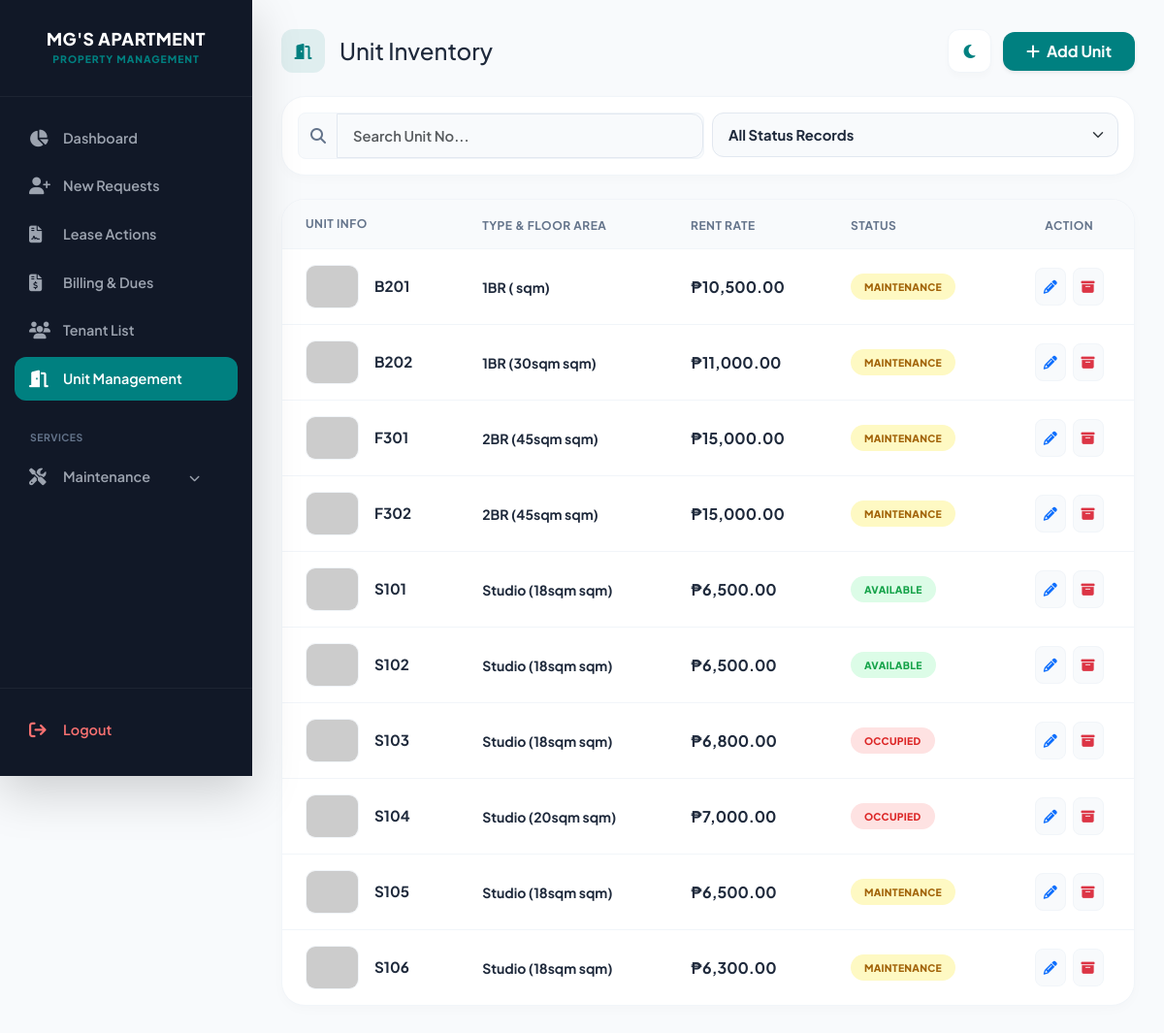
Screenshot of /admin_units.php (signed in) with the database file from the repository.
### tables this page shows
CREATE TABLE `units` (
  `id` int(11) NOT NULL,
  `property_id` int(11) DEFAULT NULL,
  `unit_no` varchar(50) DEFAULT NULL,
  `unit_type` enum('Studio','1BR','2BR','3BR','Commercial') DEFAULT NULL,
  `floor_area` varchar(20) DEFAULT NULL,
  `description` text DEFAULT NULL,
  `monthly_rent` decimal(10,2) DEFAULT NULL,
  `amenities` varchar(255) DEFAULT NULL,
  `status` enum('Available','Occupied','Maintenance') DEFAULT 'Available',
  `unit_image` varchar(255) DEFAULT NULL,
  `image_name` varchar(100) DEFAULT 'default.png'
);

### admin_units.php (the view, shortened to what this page needs)
<?php
include('db.php');
mysqli_set_charset($conn, "utf8mb4");
$current_theme = $_SESSION['theme'];
$res_pend = mysqli_query($conn, "SELECT COUNT(*) as total FROM rent_requests WHERE status = 'Pending'");
$pend_count = mysqli_fetch_assoc($res_pend)['total'] ?? 0;
$search = isset($_GET['search']) ? mysqli_real_escape_string($conn, $_GET['search']) : '';
$query = "SELECT * FROM units WHERE status != 'Archived' AND (unit_no LIKE '%$search%' OR unit_type LIKE '%$search%')";
$query .= " ORDER BY unit_no ASC";
$units = mysqli_query($conn, $query);
?>
<!DOCTYPE html>
<html lang="en" data-theme="<?php echo $current_theme; ?>">
<head>
    <link href="https://cdn.jsdelivr.net/npm/bootstrap@5.3.0/dist/css/bootstrap.min.css" rel="stylesheet">
    <link rel="stylesheet" href="https://cdnjs.cloudflare.com/ajax/libs/font-awesome/6.4.0/css/all.min.css">
</head>
<body>
<div class="sidebar shadow-lg" id="sidebar">
    <div class="sidebar-brand">
        <h5>MG'S APARTMENT</h5>
        <small>Property Management</small>
    </div>
    <div class="sidebar-content" id="sidebarMenu">
        <a href="admin_dashboard.php"><i class="fa fa-chart-pie"></i> Dashboard</a>
        <a href="admin_requests.php"><i class="fa fa-user-plus"></i> New Requests <?php if($pend_count > 0): ?><span class="badge rounded-pill bg-danger ms-auto"><?php echo $pend_count; ?></span><?php endif; ?></a>
        <a href="admin_lease_requests.php"><i class="fa fa-file-contract"></i> Lease Actions </a>
        <a href="billing.php"><i class="fa fa-file-invoice-dollar"></i> Billing &amp; Dues </a>
        <a href="admin_tenants.php"><i class="fa fa-users"></i> Tenant List</a>
        <a href="admin_units.php" class="active"><i class="fa fa-door-open"></i> Unit Management</a>
        <div class="mt-4 mb-2 px-3"><small class="text-muted fw-bold text-uppercase" style="font-size: 0.65rem; letter-spacing: 0.5px;">Services</small></div>
        <a class="nav-link collapsed" data-bs-toggle="collapse" data-bs-target="#collapseServices" style="cursor: pointer;">
            <i class="fa fa-screwdriver-wrench"></i> <span>Maintenance</span> <i class="fa fa-chevron-down ms-auto" style="font-size: 0.7rem;"></i>
        </a>
    </div>
    <div class="logout-link">
        <a href="logout.php"><i class="fa fa-arrow-right-from-bracket"></i> Logout</a>
    </div>
</div>
<div class="main-content">
    <div class="d-flex justify-content-between align-items-center mb-4 flex-wrap gap-3">
        <div class="d-flex align-items-center gap-3">
            <div class="header-title">
                <i class="fa fa-door-open"></i>
                <h3 class="mb-0 fw-800" style="font-size: 1.5rem;">Unit Inventory</h3>
            </div>
        </div>
        <div class="d-flex align-items-center gap-2">
            <button id="theme-toggle" title="Switch Theme" class="me-1">
                <i class="fa <?php echo ($current_theme === 'light') ? 'fa-moon' : 'fa-sun'; ?>"></i>
            </button>
            <button class="btn btn-teal shadow-sm px-4 py-2 fw-bold" style="border-radius:12px;" data-bs-toggle="modal" data-bs-target="#addUnitModal">
                <i class="fa fa-plus me-1"></i> Add Unit
            </button>
        </div>
    </div>
    <div class="filter-panel-box p-3 mb-4">
        <form action="" method="GET" class="row g-2">
            <div class="col-12 col-md-6">
                <div class="input-group rounded-3" style="background: var(--input-bg); border: 1px solid var(--border-color);">
                    <span class="input-group-text bg-transparent border-0"><i class="fa fa-search text-muted"></i></span>
                    <input type="text" name="search" class="form-control bg-transparent border-0 text-main" placeholder="Search Unit No..." value="<?php echo htmlspecialchars($search); ?>" style="box-shadow:none;">
                </div>
            </div>
            <div class="col-12 col-md-6">
                <select name="status_filter" class="form-select text-main fw-bold" onchange="this.form.submit()">
                    <option value="">All Status Records</option>
                </select>
            </div>
        </form>
    </div>
    <div class="desktop-table">
        <table class="table table-hover align-middle mb-0">
            <thead>
                <tr>
                    <th class="ps-4 py-3">Unit Info</th>
                    <th>Type &amp; Floor Area</th>
                    <th>Rent Rate</th>
                    <th>Status</th>
                    <th class="text-center">Action</th>
                </tr>
            </thead>
            <tbody>
                <?php mysqli_data_seek($units, 0); while($row = mysqli_fetch_assoc($units)):
                    $status_cls = ($row['status'] == 'Available') ? 'badge-available' : (($row['status'] == 'Occupied') ? 'badge-occupied' : 'badge-maintenance');
                ?>
                <tr>
                    <td class="ps-4">
                        <div class="d-flex align-items-center">
                            <img src="units/<?php echo $row['image_name']; ?>" class="unit-img-table me-3" onerror="this.src='https://via.placeholder.com/60?text=Unit'">
                            <span class="fw-bold text-main" style="font-size:0.95rem;"><?php echo htmlspecialchars($row['unit_no']); ?></span>
                        </div>
                    </td>
                    <td><small class="fw-bold text-main"><?php echo htmlspecialchars($row['unit_type']); ?> (<?php echo htmlspecialchars($row['floor_area']); ?> sqm)</small></td>
                    <td class="fw-bold text-teal">₱<?php echo number_format($row['monthly_rent'], 2); ?></td>
                    <td><span class="status-pill <?php echo $status_cls; ?>"><?php echo $row['status']; ?></span></td>
                    <td class="text-center">
                        <button class="btn btn-sm btn-light border p-2 me-1" style="border-radius:8px; background:var(--input-bg); border-color:var(--border-color) !important;" data-bs-toggle="modal" data-bs-target="#editModal<?php echo $row['id']; ?>"><i class="fa fa-pencil-alt text-primary"></i></button>
                        <a href="delete_unit.php?id=<?php echo $row['id']; ?>" class="btn btn-sm btn-light border p-2" style="border-radius:8px; background:var(--input-bg); border-color:var(--border-color) !important;" onclick="return confirm('Archive unit configuration?')"><i class="fa fa-archive text-danger"></i></a>
                    </td>
                </tr>
                <?php endwhile; ?>
            </tbody>
        </table>
    </div>
</div>
</body>
</html>

### admin_units.php (style rules this page uses)
:root { --sidebar-bg: #111827; --teal-accent: #008080; --bg: #f8fafc; --card-bg: #ffffff; --text-main: #1e293b; --text-muted: #64748b; --border-color: #f1f5f9; --input-bg: #f8fafc; --input-border: #e2e8f0; }
body { background-color: var(--bg); font-family: 'Plus Jakarta Sans', sans-serif; color: var(--text-main); transition: 0.3s ease; margin: 0; overflow-x: hidden; }
h1, h2, h3, h4, h5, h6, .text-main, .fw-800 { color: var(--text-main) !important; }
.text-muted { color: var(--text-muted) !important; }
.sidebar { height: 100vh; background: var(--sidebar-bg); color: white; position: fixed; width: 260px; display: flex; flex-direction: column; z-index: 1200; transition: transform 0.3s cubic-bezier(0.4, 0, 0.2, 1); top: 0; left: 0; }
.sidebar-brand { padding: 30px 20px; text-align: center; border-bottom: 1px solid rgba(255,255,255,0.05); }
.sidebar-brand h5 { font-weight: 800; letter-spacing: 0.5px; color: white !important; margin: 0; font-size: 1.1rem; text-transform: uppercase; }
.sidebar-brand small { color: var(--teal-accent); font-size: 0.65rem; font-weight: 800; text-transform: uppercase; letter-spacing: 1px; display: block; margin-top: 2px; }
.sidebar-content { flex-grow: 1; padding: 20px 15px; overflow-y: auto; }
.sidebar a { color: #9ca3af; text-decoration: none; padding: 12px 15px; display: flex; align-items: center; transition: 0.2s; font-size: 0.9rem; font-weight: 600; border-radius: 12px; margin-bottom: 4px; }
.sidebar a i { width: 25px; font-size: 1.1rem; margin-right: 10px; }
.sidebar a.active { background: var(--teal-accent) !important; color: white !important; }
.logout-link { padding: 20px 15px; border-top: 1px solid rgba(255,255,255,0.05); }
.logout-link a { color: #f87171 !important; }
.main-content { margin-left: 260px; padding: 30px; min-height: 100vh; transition: margin-left 0.3s cubic-bezier(0.4, 0, 0.2, 1); }
.header-title { color: var(--text-main); font-weight: 800; margin-bottom: 0; display: flex; align-items: center; }
.header-title i { background: rgba(0, 128, 128, 0.1); color: var(--teal-accent); width: 45px; height: 45px; display: flex; align-items: center; justify-content: center; border-radius: 12px; margin-right: 15px; }
#theme-toggle { width: 45px; height: 45px; border-radius: 12px; border: 1px solid var(--border-color); background: var(--card-bg); color: var(--teal-accent); box-shadow: 0 4px 6px rgba(0,0,0,0.02); cursor: pointer; transition: 0.3s; display: flex; align-items: center; justify-content: center; }
.btn-teal { background: var(--teal-accent) !important; color: white !important; border: none; font-weight: 700; border-radius: 12px; transition: 0.25s ease; }
.status-pill { font-size: 0.65rem; font-weight: 800; padding: 6px 14px; border-radius: 20px; text-transform: uppercase; display: inline-block; letter-spacing: 0.3px; }
.badge-available { background: #dcfce7 !important; color: #16a34a !important; }
.badge-occupied { background: #fee2e2 !important; color: #dc2626 !important; }
.badge-maintenance { background: #fef9c3 !important; color: #a16207 !important; }
.filter-panel-box { border: 1px solid var(--border-color); border-radius: 24px; box-shadow: 0 4px 12px rgba(0,0,0,0.02); background: var(--card-bg); }
.desktop-table { background: var(--card-bg); border: 1px solid var(--border-color); border-radius: 24px; box-shadow: 0 4px 12px rgba(0,0,0,0.02); overflow: hidden; }
.table { color: var(--text-main) !important; --bs-table-hover-color: var(--text-main); --bs-table-bg: transparent; margin-bottom: 0; }
.table thead th { background-color: var(--input-bg) !important; color: var(--text-muted) !important; font-size: 0.75rem; text-transform: uppercase; padding: 14px 20px; border-bottom: 1px solid var(--border-color) !important; font-weight: 700; letter-spacing: 0.5px; }
.table tbody td { padding: 16px 20px; border-bottom: 1px solid var(--border-color) !important; color: var(--text-main) !important; vertical-align: middle; }
.table tbody tr:last-child td { border-bottom: none !important; }
.unit-img-table { width: 55px; height: 45px; object-fit: cover; border-radius: 10px; border: 1px solid var(--border-color); }
.form-control, .form-select { background-color: var(--input-bg) !important; border: 1px solid var(--input-border) !important; color: var(--text-main) !important; border-radius: 12px; padding: 11px 16px; font-weight: 600; font-size: 0.92rem; }

### rows the page displays
units: unit_no "B201", unit_type "1BR", monthly_rent "10,500.00", status "MAINTENANCE"
units: unit_no "B202", unit_type "1BR", floor_area "30sqm", monthly_rent "11,000.00", status "MAINTENANCE"
units: unit_no "F301", unit_type "2BR", floor_area "45sqm", monthly_rent "15,000.00", status "MAINTENANCE"
units: unit_no "F302", unit_type "2BR", floor_area "45sqm", monthly_rent "15,000.00", status "MAINTENANCE"
units: unit_no "S101", unit_type "Studio", floor_area "18sqm", monthly_rent "6,500.00", status "AVAILABLE"
units: unit_no "S102", unit_type "Studio", floor_area "18sqm", monthly_rent "6,500.00", status "AVAILABLE"
units: unit_no "S103", unit_type "Studio", floor_area "18sqm", monthly_rent "6,800.00", status "OCCUPIED"
units: unit_no "S104", unit_type "Studio", floor_area "20sqm", monthly_rent "7,000.00", status "OCCUPIED"
units: unit_no "S105", unit_type "Studio", floor_area "18sqm", monthly_rent "6,500.00", status "MAINTENANCE"
units: unit_no "S106", unit_type "Studio", floor_area "18sqm", monthly_rent "6,300.00", status "MAINTENANCE"
